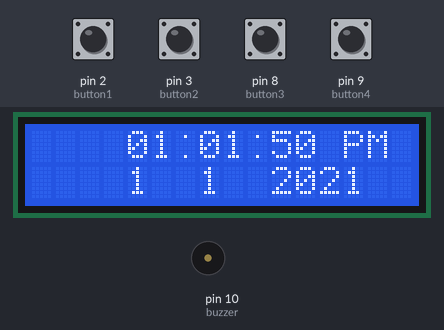
A sketch run on a simulated Arduino Uno, built with avr-gcc and run on an emulated ATmega328P. Shown: 16×2 character LCD, buzzer (waves = sounding, pin HIGH). The inputs (shaded band) are chosen by the test bench; at power-on: pin 2 (button1), pin 3 (button2), pin 8 (button3), pin 9 (button4) HIGH.

Above: at 1.2 s.
1.3 s: pin 2 (button1) pulled LOW for 1.25 s
At 2.26 s:
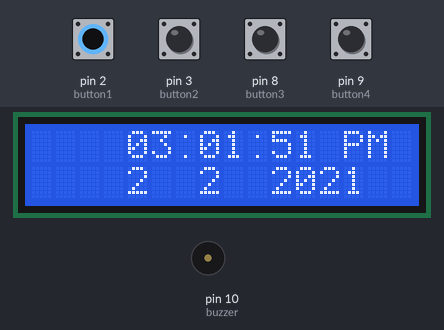
4.0 s: pin 3 (button2) pulled LOW for 1.25 s
At 5.61 s:
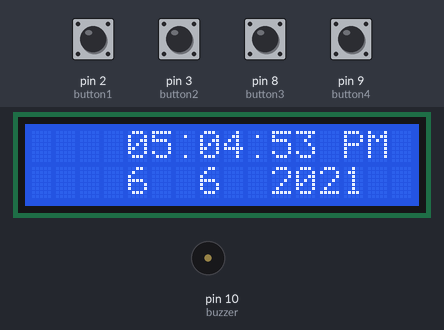
6.7 s: pin 8 (button3) pulled LOW for 1.25 s
At 11.81 s:
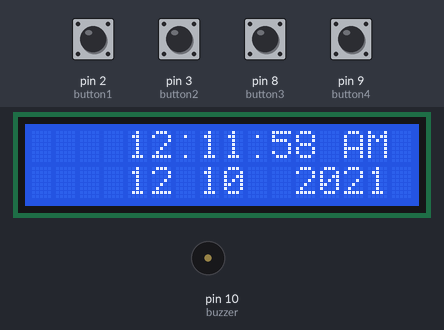
12.1 s: pin 9 (button4) pulled LOW for 1.25 s
At 13.36 s:
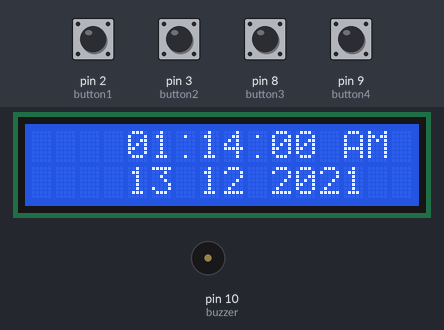
14.8 s: pin 2 (button1) pulled LOW for 1.25 s
At 15.17 s:
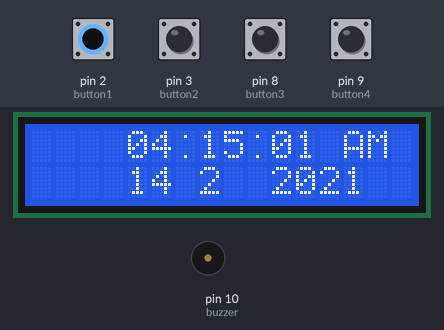
17.5 s: pin 3 (button2) pulled LOW for 1.25 s
At 18.26 s:
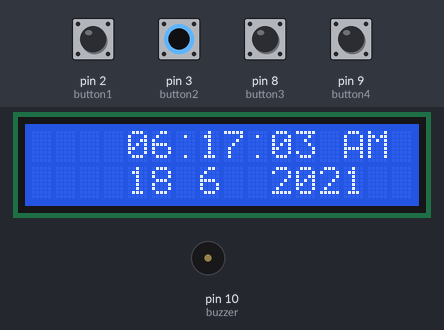

The sketch:

digitalClock.ino
```cpp
// include the library code:
#include <LiquidCrystal.h>
const int rs = 12, en = 11, d4 = 5, d5 = 4, d6 = 6, d7 = 7;
LiquidCrystal lcd(rs, en, d4, d5, d6, d7);
byte cursor[8] = {
  0b00000,
  0b00100,
  0b00000,
  0b00000,
  0b00000,
  0b00000,
  0b00100,
  0b00000
};
String days[7] = {
  "Saturday",
  "Sunday",
  "Monday",
  "Tuesday",
  "Wednesday",
  "Thursday",
  "Friday"
};

int months[12] = {
  31,
  28,
  31,
  30,
  31,
  30,
  31,
  31,
  30,
  31,
  30,
  31
};

int secOnes = 0;
int secTens = 5;
int minOnes = 9;
int minTens = 5;
int hOnes = 1;
int hTens = 1;
int dayName = 6;
int dayNum = 31;
int monthIndex = 11;
int thisYear = 2021;
boolean date = false;
const int numRows = 2;
const int numCols = 16;
int button1 = 2;
int button2 = 3;
int button3 = 8;
int button4 = 9;
int buzzer = 10;
int buttonState1 = 0;
int buttonState2 = 0;
int buttonState3 = 0;
int buttonState4 = 0;
const unsigned long interval = 1000;
const unsigned long interval2 = 2000;
unsigned long previousTime = 0;
unsigned long previousTime2 = 0;
boolean morning = false;
boolean evening = true;

void setup() {
  pinMode(button1, INPUT_PULLUP);
  pinMode(button2, INPUT_PULLUP);
  pinMode(button3, INPUT_PULLUP);
  pinMode(button4, INPUT_PULLUP);
  pinMode(buzzer, OUTPUT);
  lcd.begin(numCols, numRows);
  lcd.createChar(7, cursor);
}

void loop() {
  buttonState1 = digitalRead(button1);
  buttonState2 = digitalRead(button2);
  buttonState3 = digitalRead(button3);
  buttonState4 = digitalRead(button4);
  unsigned long currentTime = millis();
  if (buttonState1 == HIGH) {
    minOnes = minOnes + 1;
    if (hOnes == 2 && hTens == 1 && minOnes == 0 && minTens == 0) {
      if (evening == true) {
        evening = false;
        morning = true;
        lcd.clear();
        dayName = dayName + 1;
        if (dayName == 7) dayName = 0;
      } else if (morning == true) {
        morning = false;
        evening = true;
      }
    }
    increaseTime(currentTime);
    delay(250);
  }
  if (buttonState2 == HIGH) {
    hOnes = hOnes + 1;
    if (hOnes == 2 && hTens == 1) {
      if (evening == true) {
        evening = false;
        morning = true;
        lcd.clear();
        dayName = dayName + 1;
        if (dayName == 7) dayName = 0;
      } else if (morning == true) {
        morning = false;
        evening = true;
      }
    }
    increaseTime(currentTime);
    delay(250);
  }
  if (buttonState3 == HIGH) {
    monthIndex = monthIndex + 1;
    if (monthIndex > 11) {
      monthIndex = 0;
    }
    increaseTime(currentTime);
    delay(250);
  }
  if (buttonState4 == HIGH) {
    dayNum = dayNum + 1;
    if (dayNum > months[monthIndex]) {
      dayNum = 1;
    }
    increaseTime(currentTime);
    delay(250);
  }
  if (currentTime - previousTime >= interval) {
    secOnes = secOnes + 1;
    increaseTime(currentTime);
    previousTime = currentTime;
  }
}

void increaseTime(unsigned long currentTime) {
  if (secOnes == 10) {
    secOnes = 0;
    secTens = secTens + 1;
  }
  if (secTens == 6) {
    secOnes = 0;
    secTens = 0;
    minOnes = minOnes + 1;
  }
  if (minOnes == 10) {
    minOnes = 0;
    minTens = minTens + 1;
  }
  if (minTens == 6) {
    minOnes = 0;
    minTens = 0;
    hOnes = hOnes + 1;
  }
  if (hOnes == 10) {
    hOnes = 0;
    hTens = hTens + 1;
  }
  if (hTens == 1 && hOnes == 2 && minOnes == 0 && minTens == 0 && secOnes == 0 && secTens == 0) {
    if (evening == true) {
      evening = false;
      morning = true;
      lcd.clear();
      dayName = dayName + 1;
      if (dayName == 7) {
        dayName = 0;
      }
      dayNum = dayNum + 1;
      if (dayNum > months[monthIndex]) {
        dayNum = 1;
        monthIndex = monthIndex + 1;
        if (monthIndex > 11) {
          monthIndex = 0;
          thisYear = thisYear + 1;
        }
      }
    } else if (morning == true) {
      morning = false;
      evening = true;
    }
  }
  if (hOnes == 3 && hTens == 1) {
    hOnes = 1;
    hTens = 0;
  }
  if (minOnes == 0 && minTens == 0 && secOnes == 0 && secTens == 0) {
    digitalWrite(buzzer, HIGH);
    delay(100);
    digitalWrite(buzzer, LOW);
    delay(100);
    digitalWrite(buzzer, HIGH);
    delay(100);
    digitalWrite(buzzer, LOW);
  }
  if (currentTime - previousTime2 >= interval2 || buttonState3 == HIGH || buttonState4 == HIGH) {
    lcd.clear();
    if (date || buttonState3 == HIGH || buttonState4 == HIGH) {
      lcd.setCursor(4, 1);
      lcd.print(dayNum);
      if (dayNum < 10) {
        lcd.print(" ");
      }
      lcd.print(" ");
      lcd.print(monthIndex + 1);
      if (monthIndex < 10) {
        lcd.print(" ");
      }
      lcd.print(" ");
      lcd.print(thisYear);
      date = false;
    } else {
      lcd.setCursor(4, 1);
      lcd.print(days[dayName]);
      date = true;
    }
    previousTime2 = currentTime;
  }
  lcd.setCursor(10, 0);
  lcd.print(secTens);
  lcd.setCursor(11, 0);
  lcd.print(secOnes);
  lcd.setCursor(8, 0);
  lcd.print(minOnes);
  lcd.setCursor(7, 0);
  lcd.print(minTens);
  lcd.setCursor(4, 0);
  lcd.print(hTens);
  lcd.setCursor(5, 0);
  lcd.print(hOnes);
  lcd.setCursor(13, 0);
  if (evening == true) {
    lcd.print("PM");
  } else {
    lcd.print("AM");
  }
  lcd.setCursor(6, 0);
  lcd.write(7);
  lcd.setCursor(9, 0);
  lcd.write(7);
}
```
